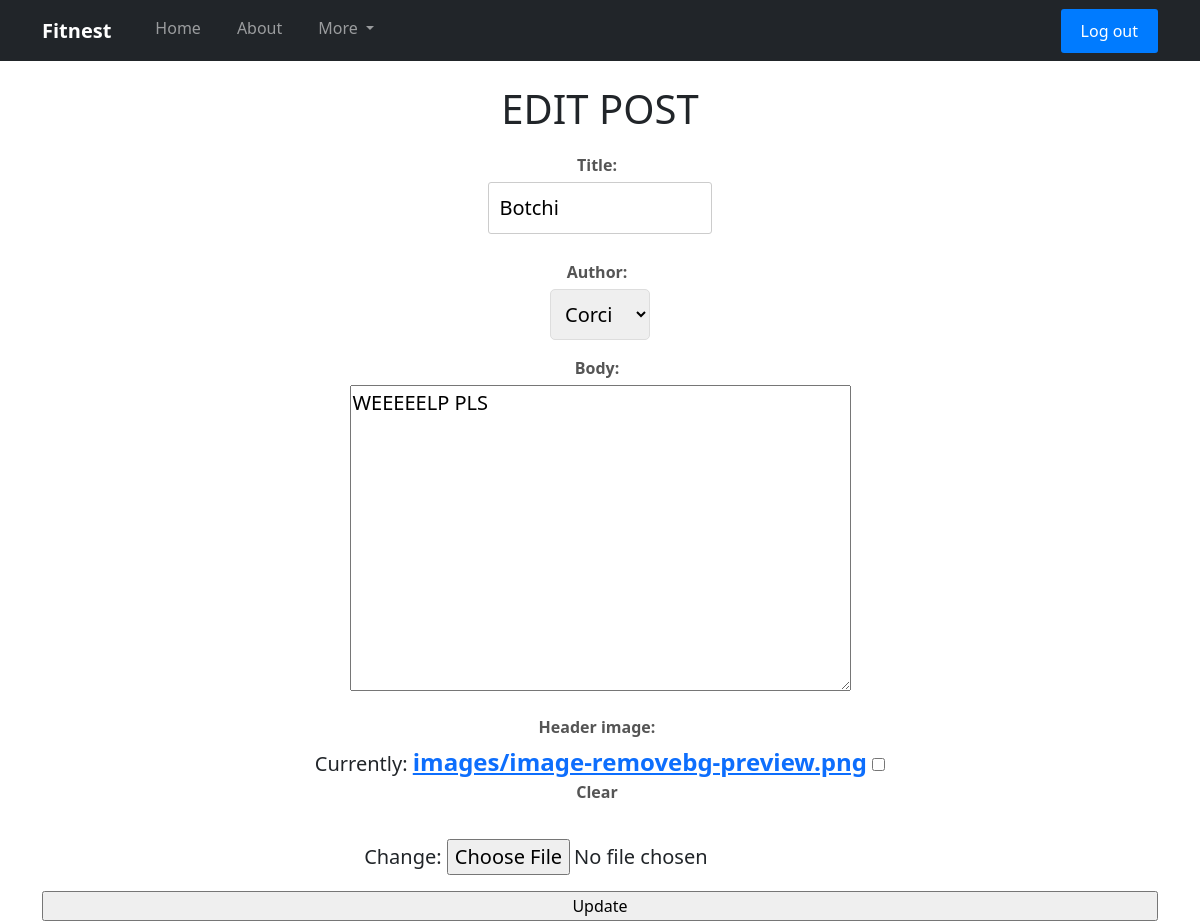
The app's page /blog/1/edit (signed in) with its own data.
### app/models.py (models this page shows, shortened)
class Post(models.Model):
    title = models.CharField(max_length=100)
    author = models.ForeignKey("auth.user", on_delete=models.CASCADE)
    body = models.TextField()
    header_image = models.ImageField(null=True, blank=True, upload_to="images/")

### app/views.py (the view)
# urls.py: path('blog/<int:pk>/edit', BlogUpdateView.as_view(), name='blog_update'),
class BlogUpdateView(LoginRequiredMixin, UpdateView):
    model = Post
    fields = ['title', 'author', 'body', 'header_image']
    template_name = 'app/blog_update.html'

### app/templates/app/blog_update.html (shortened to what this page needs)
{%  extends 'app/base.html' %}
{% load static %}
{% block content%}
    <h1>EDIT POST</h1>
    <form action="{% url 'blog_update' object.pk %}" method="post" enctype="multipart/form-data">
        {{form.as_p}}
        <input type="submit" value="Update">
    </form>
{% endblock content %}

### static/css/base.css (style rules this page uses)
body { background-color: lightgrey; }
h1 { color: rgb(61, 48, 30); font-weight: bold; font-size: 40px; text-align: center; }
a { color: rgb(61, 48, 30); text-decoration: none; font-weight: bold; font-size: 24px; }
h1 { text-align: center; color: #333; margin-top: 50px; }
form { display: flex; flex-direction: column; }
label { font-size: 16px; margin-bottom: 5px; color: #555; }
select, input[type="datetime-local"] { padding: 10px; font-size: 16px; border: 1px solid #ddd; border-radius: 5px; margin-bottom: 15px; }

### app/templates/app/base.html (style rules this page uses)
p { text-align: center; font-size: 20px; }
h1 { margin-bottom: 20px; }
label { display: block; font-weight: bold; margin-right: 6px; margin-bottom: 5px; }
input[type="text"], input[type="password"] { width: 20%; padding: 10px; margin-bottom: 10px; border: 1px solid #ccc; border-radius: 3px; box-sizing: border-box; }

### records on screen
Post: title "Botchi", author "Corci", body "WEEEEELP PLS"
